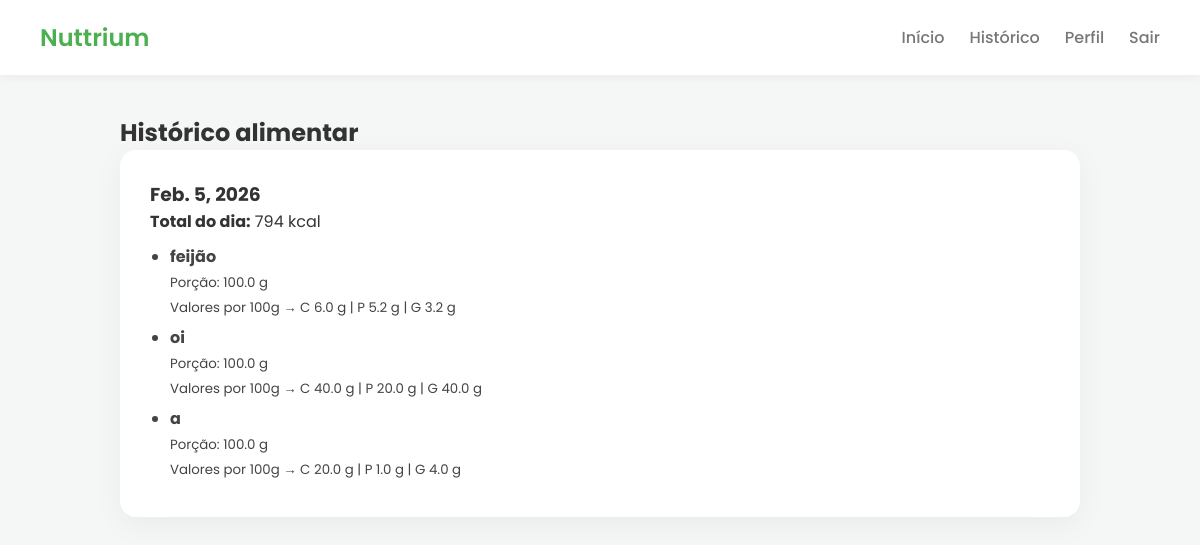
The page /historico/ (signed in) on the database its author committed.
### refeicoes/models.py (models this page shows)
class Refeicao(models.Model):
    user = models.ForeignKey(User, on_delete=models.CASCADE)
    nome = models.CharField(max_length=100)
    carboidratos = models.FloatField(help_text="Carboidratos por 100g")
    proteinas = models.FloatField(help_text="Proteínas por 100g")
    gorduras = models.FloatField(help_text="Gorduras por 100g")
    porcao = models.FloatField(help_text="Porção consumida em gramas")
    data = models.DateField(auto_now_add=True)
    def calorias(self):
        fator = self.porcao / 100
        carbo = self.carboidratos * fator
        prot = self.proteinas * fator
        gord = self.gorduras * fator
        return carbo * 4 + prot * 4 + gord * 9

### alimentacao/views.py (the view)
# urls.py: path("historico/", views.historico, name="historico"),
@login_required
def historico(request):
    refeicoes = Refeicao.objects.filter(user=request.user).order_by("-data")
    dias = defaultdict(list)
    for r in refeicoes:
        dias[r.data].append(r)
    historico_formatado = []
    for data, itens in dias.items():
        total = sum(r.calorias() for r in itens)
        historico_formatado.append({
            "data": data,
            "total": total,
            "itens": itens
        })
    return render(request, "historico.html", {
        "dias": historico_formatado
    })

### alimentacao/templates/historico.html
{% extends 'base.html' %}
{% block content %}
<h2>Histórico alimentar</h2>
{% for dia in dias %}
  <div class="card">
    <h3>{{ dia.data }}</h3>
    <p><strong>Total do dia:</strong> {{ dia.total|floatformat:0 }} kcal</p>
    <ul class="lista-alimentos">
      {% for r in dia.itens %}
        <li>
          <strong>{{ r.nome }}</strong><br>
          <small>
            Porção: {{ r.porcao }} g<br>
            Valores por 100g →
            C {{ r.carboidratos }} g |
            P {{ r.proteinas }} g |
            G {{ r.gorduras }} g
          </small>
        </li>
      {% endfor %}
    </ul>
  </div>
{% empty %}
  <p>Nenhum registro ainda.</p>
{% endfor %}
{% endblock %}

### alimentacao/static/css/styles.css (style rules this page uses)
:root { --verde: #4CAF50; --verde-escuro: #16771b; --fundo: #f4f7f6; --card: #ffffff; --texto: #333; --cinza: #777; }
* { margin: 0; padding: 0; box-sizing: border-box; font-family: 'Poppins', sans-serif; }
body { background: var(--fundo); color: var(--texto); }
.card { background: var(--card); padding: 30px; border-radius: 16px; box-shadow: 0 8px 30px rgba(0,0,0,.05); margin-bottom: 30px; }
.lista-alimentos { margin-top: 10px; padding-left: 20px; }
.lista-alimentos li { margin-bottom: 6px; color: #444; }

### rows shown on the page
Refeicao: data "Feb. 5, 2026", nome "feijão", porcao "100.0", carboidratos "6.0", proteinas "5.2", gorduras "3.2"
Refeicao: nome "oi", porcao "100.0", carboidratos "40.0", proteinas "20.0", gorduras "40.0"
Refeicao: nome "a", porcao "100.0", carboidratos "20.0", proteinas "1.0", gorduras "4.0"

### other values the page prints
{{ dia.total|floatformat:0 }} "794"
